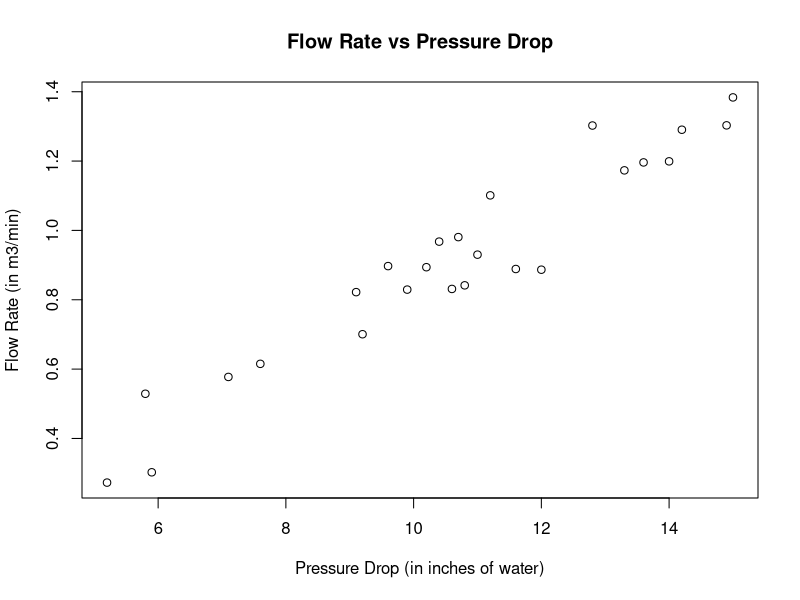

Write the R code that produced this figure.
## ---- chunk 1
knitr::opts_chunk$set(echo = TRUE)
library(knitr)
library(car)
library(readr)

## ---- chunk 2
flow_data <- read.delim('flowrate.txt')

pressure = flow_data$PressureDrop
flowrate = flow_data$FlowRate
 
plot(pressure, flowrate, xlab = "Pressure Drop (in inches of water)", 
     ylab = "Flow Rate (in m3/min)", 
     main = "Flow Rate vs Pressure Drop")
## ---- chunk 3
# First linear model, with intercept
fit = lm(flowrate~pressure, data = flow_data)
summary(fit)

## ---- chunk 4
x_bar <- mean(pressure)
y_bar <- mean(flowrate)

sxx <- sum((pressure - x_bar)^2)
sxy <- sum((pressure - x_bar)*(flowrate - y_bar))

b1hat <- sxy/sxx
b0hat <- y_bar-b1hat*x_bar

yhat <- b0hat + b1hat*pressure
r <- flowrate - yhat
MSE <- sum(r^2)/(length(pressure)- 2)

#sxx
sxx
#MSE
MSE
# Mean pressure
x_bar
